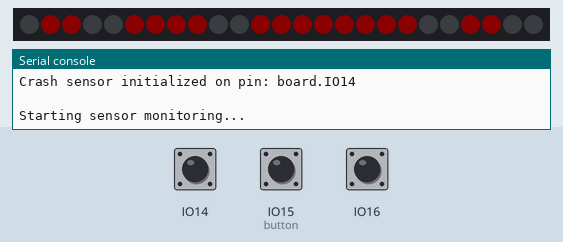
Recording of a program running on a simulated ESP32 board running CircuitPython. Shown: 25 RGB LEDs in strip order, left to right, the last lines printed to the serial console. The test bench sets the inputs (shaded band); at power-on: IO15 (button) HIGH, IO16 HIGH, IO14 HIGH. Dim RGB values are drawn brighter than linear; library files of the repository ran but are not shown: button.py, crash.py.

Above: at 0.1 s.
2.3 s: IO15 (button) pulled LOW for 1 s
At 2.7 s:
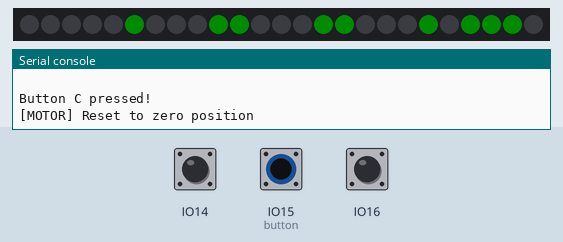
4.8 s: IO16 pulled LOW for 3.2 s
At 5.2 s:
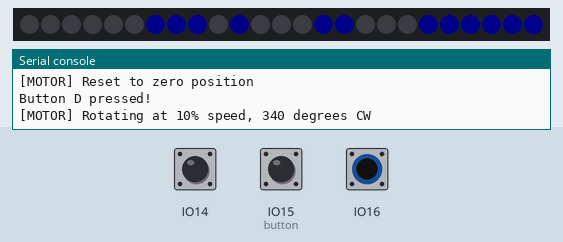
9.5 s: IO14 pulled LOW for 0.15 s
At 9.65 s:
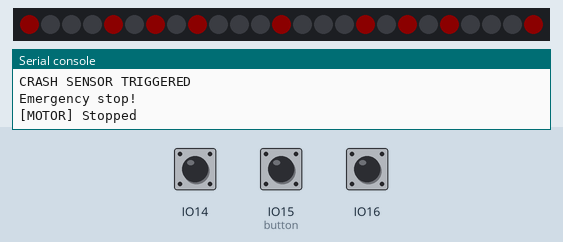
11.3 s: IO15 (button) pulled LOW for 3.2 s
At 11.7 s:
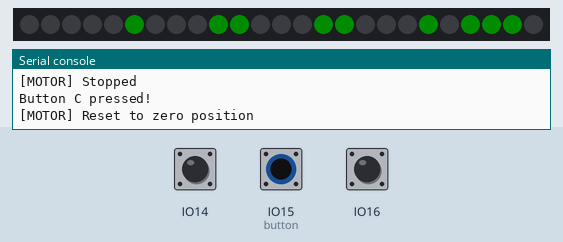
16.0 s: IO15 (button) driven LOW and IO16 driven LOW
At 16.19 s:
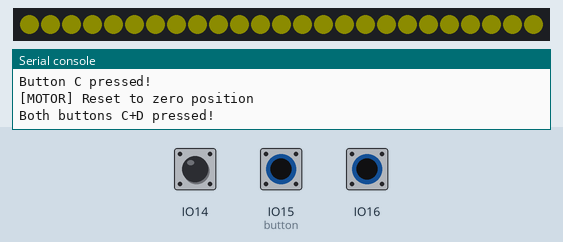
18.5 s: IO15 (button) driven HIGH
At 18.9 s:
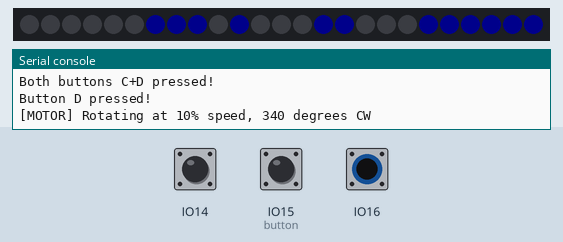
Timing chart, 0 to 21.5 s (numbered marks = the images above; inputs shaded):
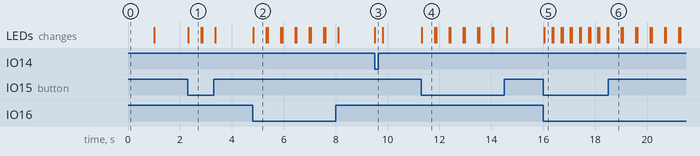

Measured:
- after the input at 2.3 s, the LEDs: change at once (image 1)
- after the input at 4.8 s, the LEDs: change at once (image 2)
- after the input at 9.5 s, the LEDs: change at once (image 3)
- after the input at 11.3 s, the LEDs: change at once (image 4)
- after the input at 16.0 s, the LEDs: change at once (image 5)
- after the input at 18.5 s, the LEDs: change at once (image 6)
- what the display in image 1 shows lasts 0.5 s, from 2.3 s to 2.8 s

The program:

code.py
```python
import time
import board
import neopixel
from elecfreaks_planetx import Button, Crash


print("Experiment 08: Button & Crash Sensor Demo")
print("==========================================")

# --- Sensor Pin Configuration ---
# TODO: Configure these pins based on your wiring to the BPI-Bit-S2
# Button sensor uses two pins (C and D buttons)
# Crash sensor uses one pin
#
# Example pin mappings on Nezha V2 expansion board:
#   J1: pin_c=pin1, pin_d=pin8   | crash=pin8
#   J2: pin_c=pin2, pin_d=pin12  | crash=pin12
#   J3: pin_c=pin13, pin_d=pin14 | crash=pin14
#   J4: pin_c=pin15, pin_d=pin16 | crash=pin16

# Placeholder pins - CHANGE THESE to match your wiring!
BUTTON_PIN_C = board.IO15  # Button C pin (J4 equivalent)
BUTTON_PIN_D = board.IO16  # Button D pin (J4 equivalent)
CRASH_PIN = board.IO14     # Crash sensor pin (J3 equivalent)

# --- NeoPixel Config ---
NUM_PIXELS = 25
BRIGHTNESS = 0.05

# Try the usual onboard NeoPixel pin:
PIXEL_PIN = board.NEOPIXEL   # identical to GPIO18 i.e. `board.IO18`, to which the WS2812 LED Matrix is connected

# NeoPixel object
pixels = neopixel.NeoPixel(
    PIXEL_PIN,
    NUM_PIXELS,
    brightness=BRIGHTNESS,
    auto_write=False
)

# --- Initialize Sensors ---
button = Button(BUTTON_PIN_C, BUTTON_PIN_D)
crash = Crash(CRASH_PIN)

print(f"Button initialized on pins: C={BUTTON_PIN_C}, D={BUTTON_PIN_D}")
print(f"Crash sensor initialized on pin: {CRASH_PIN}")


# --- Helper for 5x5 Matrix LED, mapping the standard microbit ---
# --- Helper for 5x5 Matrix LED, mapping the standard microbit  ---

def column_row_2_index(column,row):
    """
    Maps standard microbit (column,row) addresses for the 5x5 Matrix LED
    to NeoPixel index. For the physical layout of the BPI-Bit-S2 board,
    the LEDs are addessed the same as on a microbit

           Top of board
    (0,0) (1,0) (2,0) (3,0) (4,0)

    (0,1) (1,1) (2,1) (3,1) (4,1)

    (0,2) (1,2) (2,2) (3,2) (4,2)

    (0,3) (1,3) (2,3) (3,3) (4,3)

    (0,4) (1,4) (2,4) (3,4) (4,4)
          Bottom of board
        with edge connector
    """
    # Internally, the BPI-Bit-S2 board addresses the LEDs as follows
    #         Top of board
    #     (20) (15) (10) (5) (0)
    #
    #     (21) (16) (11) (6) (1)
    #
    #     (22) (17) (12) (7) (2)
    #
    #     (23) (18) (13) (8) (3)
    #
    #     (24) (19) (14) (9) (4)
    #         Bottom of board
    #      with edge connector
    return row + 20 - column*5

def set_pixel(column,row, color):
    pixels[column_row_2_index(column,row)] = color

def clear():
    pixels.fill((0, 0, 0))

# --- State Variables ---
motor_running = False


# --- Motor Control Stubs ---
# TODO: Replace with actual motor control when Nezha V2 driver is implemented

def rotate_motors(speed_pcts):
    """Rotate motors at specified speed (placeholder)."""
    global motor_running
    motor_running = True
    print(f"[MOTOR] Rotating at {speed_pcts}% speed, 340 degrees CW")

def stop_motors():
    """Stop all motors (placeholder)."""
    global motor_running
    motor_running = False
    print("[MOTOR] Stopped")

def motors_back_to_zero():
    """Reset motors to zero position (placeholder)."""
    global motor_running
    motor_running = False
    print("[MOTOR] Reset to zero position")


# --- Display Helpers ---

def show_letter_c():
    """Display letter C on the LED matrix."""
    clear()
    # Simple C pattern
    set_pixel(1, 0, (0, 255, 0))
    set_pixel(2, 0, (0, 255, 0))
    set_pixel(3, 0, (0, 255, 0))
    set_pixel(0, 1, (0, 255, 0))
    set_pixel(0, 2, (0, 255, 0))
    set_pixel(0, 3, (0, 255, 0))
    set_pixel(1, 4, (0, 255, 0))
    set_pixel(2, 4, (0, 255, 0))
    set_pixel(3, 4, (0, 255, 0))
    pixels.show()

def show_letter_d():
    """Display letter D on the LED matrix."""
    clear()
    # Simple D pattern
    set_pixel(0, 0, (0, 0, 255))
    set_pixel(1, 0, (0, 0, 255))
    set_pixel(2, 0, (0, 0, 255))
    set_pixel(0, 1, (0, 0, 255))
    set_pixel(3, 1, (0, 0, 255))
    set_pixel(0, 2, (0, 0, 255))
    set_pixel(3, 2, (0, 0, 255))
    set_pixel(0, 3, (0, 0, 255))
    set_pixel(3, 3, (0, 0, 255))
    set_pixel(0, 4, (0, 0, 255))
    set_pixel(1, 4, (0, 0, 255))
    set_pixel(2, 4, (0, 0, 255))
    pixels.show()

def show_heart():
    """Display heart icon on the LED matrix."""
    clear()
    # Heart pattern
    set_pixel(1, 0, (255, 0, 0))
    set_pixel(3, 0, (255, 0, 0))
    set_pixel(0, 1, (255, 0, 0))
    set_pixel(1, 1, (255, 0, 0))
    set_pixel(2, 1, (255, 0, 0))
    set_pixel(3, 1, (255, 0, 0))
    set_pixel(4, 1, (255, 0, 0))
    set_pixel(0, 2, (255, 0, 0))
    set_pixel(1, 2, (255, 0, 0))
    set_pixel(2, 2, (255, 0, 0))
    set_pixel(3, 2, (255, 0, 0))
    set_pixel(4, 2, (255, 0, 0))
    set_pixel(1, 3, (255, 0, 0))
    set_pixel(2, 3, (255, 0, 0))
    set_pixel(3, 3, (255, 0, 0))
    set_pixel(2, 4, (255, 0, 0))
    pixels.show()

def show_stop():
    """Display stop indicator (X) on the LED matrix."""
    clear()
    for i in range(5):
        set_pixel(i, i, (255, 0, 0))       # diagonal
        set_pixel(4 - i, i, (255, 0, 0))   # other diagonal
    pixels.show()


# --- Initialization ---
print("\nStarting sensor monitoring...")
show_heart()
time.sleep(1)
clear()
pixels.show()


# --- Main Loop ---
# Implements the logic from the MakeCode example:
# - Button D pressed: show "D", rotate motors, then clear
# - Button C pressed: show "C", reset motors to zero, then clear
# - Crash sensor triggered: stop motors immediately

print("\nReady! Monitoring sensors...")
print("  - Press button C: Reset motors to zero")
print("  - Press button D: Rotate motors")
print("  - Trigger crash sensor: Emergency stop")
print("")

while True:
    # Check for button D press (start motors)
    if button.D_is_pressed:
        print("Button D pressed!")
        show_letter_d()
        rotate_motors(10)
        time.sleep(0.5)  # Brief display
        clear()
        pixels.show()

    # Check for button C press (reset motors)
    elif button.C_is_pressed:
        print("Button C pressed!")
        show_letter_c()
        motors_back_to_zero()
        time.sleep(0.5)  # Brief display
        clear()
        pixels.show()

    # Check for both buttons pressed
    elif button.CD_is_pressed:
        print("Both buttons C+D pressed!")
        pixels.fill((255, 255, 0))  # Yellow
        pixels.show()
        time.sleep(0.3)
        clear()
        pixels.show()

    # Check crash sensor (emergency stop)
    if crash.Is_pressed:
        print("CRASH SENSOR TRIGGERED")
        if motor_running:
            print("Emergency stop!")
            show_stop()
            stop_motors()
            time.sleep(0.3)
            clear()
            pixels.show()

    # Small delay to prevent CPU overload
    time.sleep(0.05)


# EOF
```
